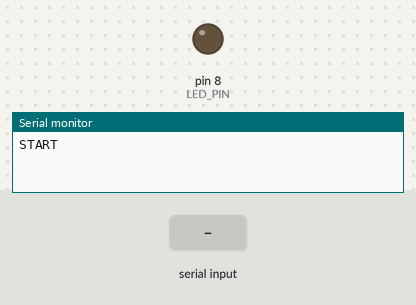
The sketch below on a simulated Arduino Uno, built with avr-gcc and run on an emulated ATmega328P. Shown: output pins drawn as LEDs (lit = HIGH), the last lines printed to the serial monitor. Inputs (shaded band) come from the test bench.

Above: at 1.2 s.
1.3 s: "o\n" received over Serial
At 2.1 s:
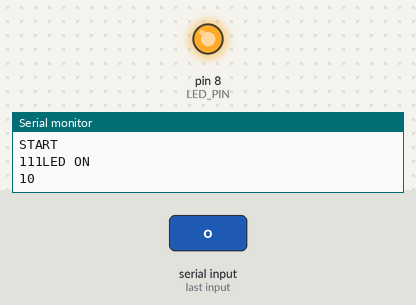
2.8 s: byte 102 ('f') received over Serial
At 3.2 s:
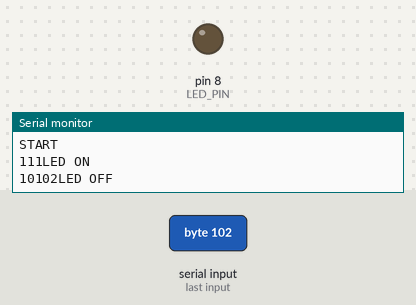
Timing chart, 0 to 5.8 s (numbered marks = the images above; inputs shaded):
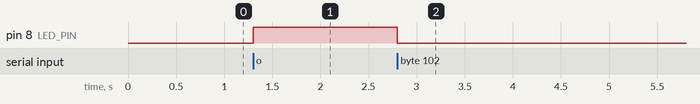

The sketch:

ledSerial.ino
```cpp
// 変数の定義
#define LED_PIN 8

void setup(){
  // シリアルポートを9600 bps[ビット/秒]で初期化
  Serial.begin(9600);
  // 開始メッセージ
  Serial.write("START");
  Serial.write("\n");
  pinMode(LED_PIN, OUTPUT);
}

void loop(){
  int input;
  // シリアルポートより1文字読み込む
  input = Serial.read();
  if(input != -1 ){
    Serial.print(input);
    switch(input){
      case 'o':  //on の場合
        digitalWrite(LED_PIN, HIGH);
        Serial.print("LED ON\n");
        break;
      case 'f':  //off の場合
        digitalWrite(LED_PIN, LOW);
        Serial.print("LED OFF\n");
        break;
    }
  }
}
```

Measured:
- after the input at 1.3 s, pin 8 (LED_PIN): LOW → HIGH at once
- after the input at 2.8 s, pin 8 (LED_PIN): HIGH → LOW at once
